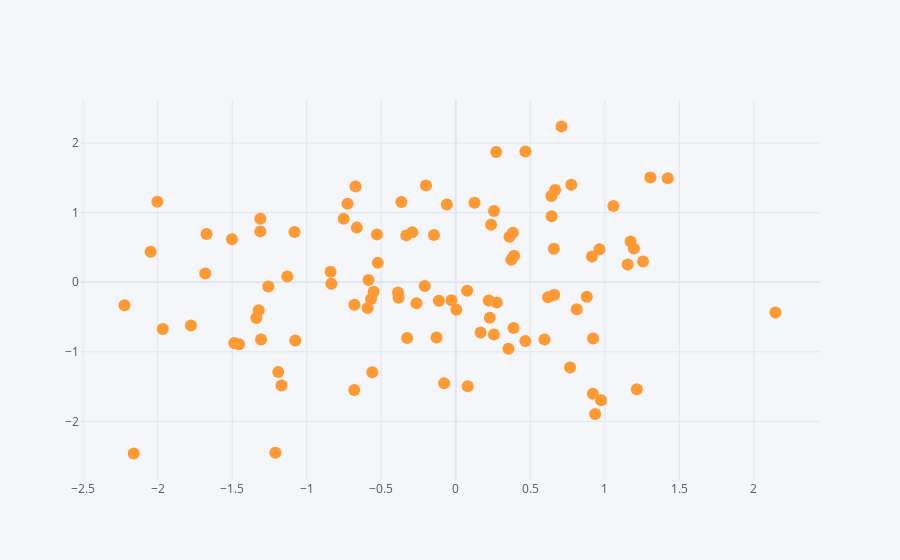

Notebook code cell kept with this figure:
### Code cell
# iPlot Scatter Plot
df.iplot(kind='scatter', x='A', y='B', mode='markers')
